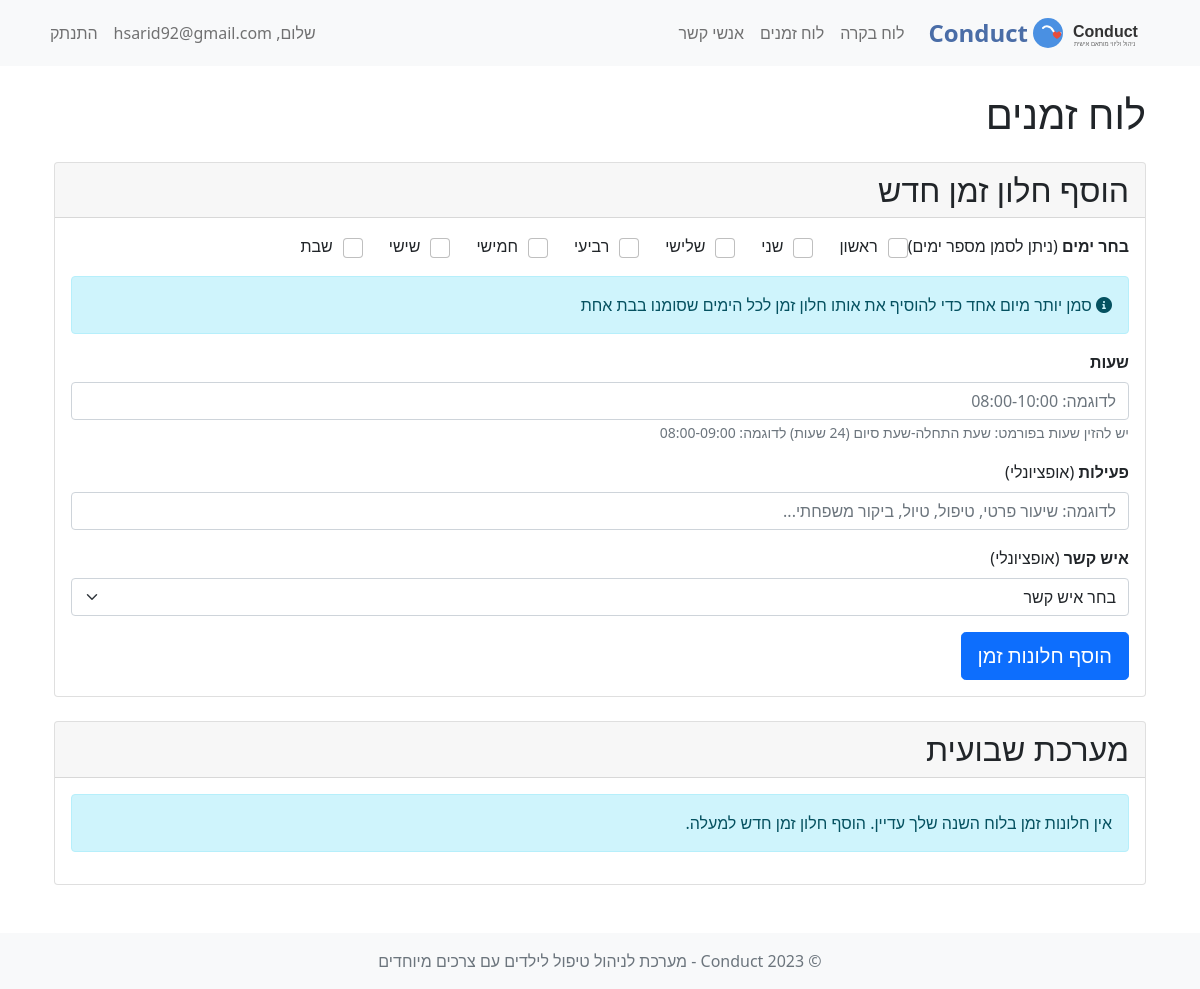
The page /schedule (signed in) on the database as committed earlier.
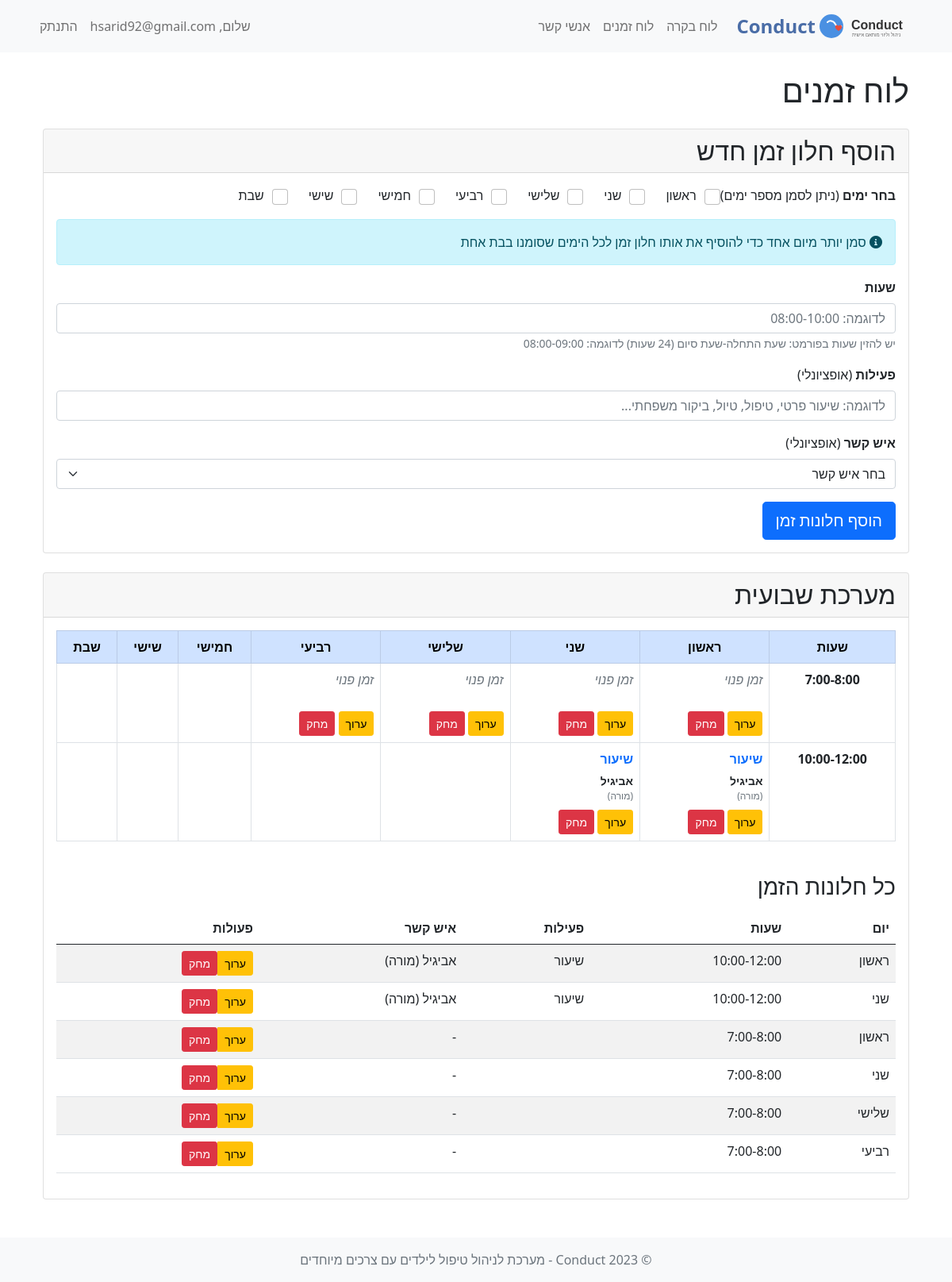
The same page on the database as committed later.
### models.py (models this page shows, shortened)
class User(db.Model, UserMixin):
    id = db.Column(db.Integer, primary_key=True)
    username = db.Column(db.String(150), unique=True, nullable=False)
    password_hash = db.Column(db.String(256), nullable=False)

class Schedule(db.Model):
    id = db.Column(db.Integer, primary_key=True)
    user_id = db.Column(db.Integer, db.ForeignKey('user.id'), nullable=False)
    day_of_week = db.Column(db.String(20), nullable=False)  # e.g., "Monday", "Tuesday"
    time_slot = db.Column(db.String(50), nullable=False)  # e.g., "08:00-10:00"
    contact_id = db.Column(db.Integer, db.ForeignKey('contact.id'), nullable=True)
    activity = db.Column(db.String(200), nullable=True)
    contact = db.relationship('Contact', backref='schedules', lazy=True)

class Contact(db.Model):
    id = db.Column(db.Integer, primary_key=True)
    user_id = db.Column(db.Integer, db.ForeignKey('user.id'), nullable=False)
    name = db.Column(db.String(150), nullable=False)  # Name of the contact
    relation = db.Column(db.String(50), nullable=False)  # e.g., Teacher, Parent, Therapist
    phone_number = db.Column(db.String(20), nullable=False)

### schedule_routes.py (the view, shortened to what this page needs)
@schedule_bp.route('/schedule', methods=['GET', 'POST'])
@login_required
def schedule():
    days_of_week = ["ראשון", "שני", "שלישי", "רביעי", "חמישי", "שישי", "שבת"]  # Translated to Hebrew
    day_ranges = {
        'all_days': {
            'label': 'כל הימים',
            'days': days_of_week
        },
        'sunday_to_thursday': {
            'label': 'ראשון עד חמישי',
            'days': days_of_week[:5]  # First 5 days (Sunday to Thursday)
        }
    }
    contacts = Contact.query.filter_by(user_id=current_user.id).all()  # Fetch user contacts
    schedule_entries = Schedule.query.filter_by(user_id=current_user.id).all()
    unique_time_slots = set(entry.time_slot for entry in schedule_entries)
    def get_start_time(time_slot):
        start_time_str = time_slot.split('-')[0]
        return datetime.strptime(start_time_str, '%H:%M')
    time_slots = sorted(unique_time_slots, key=get_start_time)
    schedule_by_day_and_time = {}
    for entry in schedule_entries:
        schedule_by_day_and_time[(entry.day_of_week, entry.time_slot)] = entry
    return render_template(
        'schedule.html',
        title="לוח זמנים",
        schedule_entries=schedule_entries,
        days_of_week=days_of_week,
        time_slots=time_slots,  # Pass unique time slots
        day_ranges=day_ranges,  # Pass the day ranges
        schedule_by_day_and_time=schedule_by_day_and_time,
        contacts=contacts,
        rtl=True,
        align_right=True
    )

### APP.py (called while the page is built)
@login_manager.user_loader
def load_user(user_id):
    return User.query.get(int(user_id))

### templates/schedule.html (shortened to what this page needs)
{% extends 'base.html' %}
{% block content %}
<div class="container" {% if rtl %}dir="rtl"{% endif %}>
    <h1 class="mb-4">{{ title }}</h1>
    <div class="card mb-4">
        <div class="card-header">
            <h2 class="mb-0">הוסף חלון זמן חדש</h2>
        </div>
        <div class="card-body">
            <form method="POST" action="{{ url_for('schedule.schedule') }}">
                <div class="form-group mb-3">
                    <label for="days_of_week" class="form-label"><strong>בחר ימים</strong> (ניתן לסמן מספר ימים)</label>
                    <div class="days-selection mb-3">
                        {% for day in days_of_week %}
                        <div class="form-check form-check-inline">
                            <input class="form-check-input" type="checkbox" name="days_of_week" id="day_{{ day }}" value="{{ day }}">
                            <label class="form-check-label" for="day_{{ day }}">{{ day }}</label>
                        </div>
                        {% endfor %}
                    </div>
                    <div class="alert alert-info">
                        <i class="fas fa-info-circle"></i> סמן יותר מיום אחד כדי להוסיף את אותו חלון זמן לכל הימים שסומנו בבת אחת
                    </div>
                </div>
                <div class="form-group mb-3">
                    <label for="time_slot" class="form-label"><strong>שעות</strong></label>
                    <input type="text" class="form-control" id="time_slot" name="time_slot" required
                           placeholder="לדוגמה: 08:00-10:00">
                    <small class="form-text text-muted">יש להזין שעות בפורמט: שעת התחלה-שעת סיום (24 שעות) לדוגמה: 08:00-09:00</small>
                </div>
                <div class="form-group mb-3">
                    <label for="activity" class="form-label"><strong>פעילות</strong> (אופציונלי)</label>
                    <input type="text" class="form-control" id="activity" name="activity"
                           placeholder="לדוגמה: שיעור פרטי, טיפול, טיול, ביקור משפחתי...">
                </div>
                <div class="form-group mb-3">
                    <label for="contact_id" class="form-label"><strong>איש קשר</strong> (אופציונלי)</label>
                    <select class="form-select" id="contact_id" name="contact_id">
                        <option value="">בחר איש קשר</option>
                    </select>
                </div>
                <button type="submit" class="btn btn-primary btn-lg">הוסף חלונות זמן</button>
            </form>
        </div>
    </div>
    <div class="card">
        <div class="card-header">
            <h2 class="mb-0">מערכת שבועית</h2>
        </div>
        <div class="card-body">
            {% if schedule_entries %}
            <div class="table-responsive">
                <table class="table table-bordered timetable">
                    <thead>
                        <tr class="table-primary">
                            <th style="width: 15%">שעות</th>
                            {% for day in days_of_week %}
                            <th>{{ day }}</th>
                            {% endfor %}
                        </tr>
                    </thead>
                    <tbody>
                        {% if time_slots %}
                            {% for time_slot in time_slots %}
                            <tr>
                                <td class="time-slot">{{ time_slot }}</td>
                                {% for day in days_of_week %}
                                    {% set entry = schedule_by_day_and_time.get((day, time_slot)) %}
                                    <td class="schedule-cell {% if entry %}has-event{% endif %}">
                                        {% if entry %}
                                        <div class="schedule-entry">
                                            {% if entry.activity %}
                                            <div class="activity-title">{{ entry.activity }}</div>
                                            {% endif %}
                                            {% if entry.contact %}
                                            <div class="contact-name">{{ entry.contact.name }}</div>
                                            <div class="contact-relation">({{ entry.contact.relation }})</div>
                                            {% else %}
                                            <div class="free-time">זמן פנוי</div>
                                            {% endif %}
                                            <div class="entry-actions mt-2">
                                                <a href="{{ url_for('schedule.edit_schedule', schedule_id=entry.id) }}" class="btn btn-sm btn-warning">ערוך</a>
                                                <form method="POST" action="{{ url_for('schedule.delete_schedule', schedule_id=entry.id) }}" style="display: inline;">
                                                    <button type="submit" class="btn btn-sm btn-danger" onclick="return confirm('האם אתה בטוח שברצונך למחוק רשומה זו?');">מחק</button>
                                                </form>
                                            </div>
                                        </div>
                                        {% endif %}
                                    </td>
                                {% endfor %}
                            </tr>
                            {% endfor %}
                        {% else %}
                            <tr>
                                <td colspan="{{ days_of_week|length + 1 }}" class="text-center">
                                    אין חלונות זמן במערכת שלך. הוסף חלון זמן חדש למעלה.
                                </td>
                            </tr>
                        {% endif %}
                    </tbody>
                </table>
            </div>
            <h3 class="mt-4 mb-3">כל חלונות הזמן</h3>
            <div class="table-responsive">
                <table class="table table-striped">
                    <thead>
                        <tr>
                            <th>יום</th>
                            <th>שעות</th>
                            <th>פעילות</th>
                            <th>איש קשר</th>
                            <th>פעולות</th>
                        </tr>
                    </thead>
                    <tbody>
                        {% for entry in schedule_entries %}
                        <tr>
                            <td>{{ entry.day_of_week }}</td>
                            <td>{{ entry.time_slot }}</td>
                            <td>{{ entry.activity }}</td>
                            <td>
                                {% if entry.contact %}
                                {{ entry.contact.name }} ({{ entry.contact.relation }})
                                {% else %}
                                -
                                {% endif %}
                            </td>
                            <td>
                                <div class="btn-group" role="group">
                                    <a href="{{ url_for('schedule.edit_schedule', schedule_id=entry.id) }}" class="btn btn-sm btn-warning">ערוך</a>
                                    <form method="POST" action="{{ url_for('schedule.delete_schedule', schedule_id=entry.id) }}" style="display: inline;">
                                        <button type="submit" class="btn btn-sm btn-danger" onclick="return confirm('האם אתה בטוח שברצונך למחוק רשומה זו?');">מחק</button>
                                    </form>
                                </div>
                            </td>
                        </tr>
                        {% endfor %}
                    </tbody>
                </table>
            </div>
            {% else %}
            <div class="alert alert-info">
                אין חלונות זמן בלוח השנה שלך עדיין. הוסף חלון זמן חדש למעלה.
            </div>
            {% endif %}
        </div>
    </div>
</div>
{% endblock %}

### templates/base.html (shortened to what this page needs)
<!DOCTYPE html>
<html lang="he" dir="rtl">
<head>
    <link rel="stylesheet" href="https://cdn.jsdelivr.net/npm/bootstrap@5.0.2/dist/css/bootstrap.rtl.min.css">
    <link rel="stylesheet" href="https://cdnjs.cloudflare.com/ajax/libs/font-awesome/6.0.0-beta3/css/all.min.css">
</head>
<body>
    <nav class="navbar navbar-expand-lg navbar-light bg-light mb-4">
        <div class="container">
            <a class="navbar-brand d-flex align-items-center" href="{{ url_for('index') }}">
                <img src="{{ url_for('static', filename='img/logo.svg') }}" alt="Conduct Logo">
                <span class="app-name">Conduct</span>
            </a>
            <div class="collapse navbar-collapse" id="navbarNav">
                <ul class="navbar-nav me-auto">
                    {% if current_user.is_authenticated %}
                    <li class="nav-item">
                        <a class="nav-link" href="{{ url_for('user.dashboard') }}">לוח בקרה</a>
                    </li>
                    <li class="nav-item">
                        <a class="nav-link" href="{{ url_for('schedule.schedule') }}">לוח זמנים</a>
                    </li>
                    <li class="nav-item">
                        <a class="nav-link" href="{{ url_for('contact.contacts') }}">אנשי קשר</a>
                    </li>
                    {% endif %}
                </ul>
                <ul class="navbar-nav">
                    {% if current_user.is_authenticated %}
                    <li class="nav-item">
                        <span class="nav-link">שלום, {{ current_user.username }}</span>
                    </li>
                    <li class="nav-item">
                        <a class="nav-link" href="{{ url_for('user.logout') }}">התנתק</a>
                    </li>
                    {% endif %}
                </ul>
            </div>
        </div>
    </nav>
    <div class="container">
        {% block content %}{% endblock %}
    </div>
    <footer class="footer mt-5 py-3 bg-light">
        <div class="container text-center">
            <span class="text-muted">© 2023 Conduct - מערכת לניהול טיפול לילדים עם צרכים מיוחדים</span>
        </div>
    </footer>
</body>
</html>

### templates/base.html (style rules this page uses)
.navbar-brand img { height: 40px; margin-right: 10px; }
.app-name { font-weight: bold; color: #4a6da7; font-size: 24px; }
body { direction: rtl; text-align: right; }
.form-label { float: right; }

### templates/schedule.html (style rules this page uses)
.days-selection { display: flex; flex-wrap: wrap; gap: 10px; }
.form-check-input { width: 20px; height: 20px; margin-left: 5px; }
.form-check-label { font-size: 16px; margin-right: 5px; }
.timetable { border-collapse: collapse; width: 100%; }
.timetable th { text-align: center; font-weight: bold; }
.time-slot { font-weight: bold; text-align: center; background-color: #f8f9fa; }
.schedule-cell { height: 100px; vertical-align: top; padding: 8px; border: 1px solid #dee2e6; }
.schedule-entry { height: 100%; display: flex; flex-direction: column; justify-content: space-between; }
.has-event { background-color: #e7f5ff; }
.activity-title { font-weight: bold; color: #0d6efd; font-size: 16px; margin-bottom: 5px; }
.contact-name { font-weight: bold; font-size: 14px; }
.contact-relation { font-size: 12px; color: #6c757d; }
.free-time { font-style: italic; color: #6c757d; }
.entry-actions { margin-top: auto; }

Rows that differ between the two databases and show on the page:
added Schedule: time_slot "7:00-8:00", day_of_week "ראשון"
added Schedule: time_slot "10:00-12:00", activity "שיעור", day_of_week "ראשון", activity "שיעור", contact.name "אביגיל", contact.relation "מורה"
added Contact: contact.name "אביגיל" "אביגיל", contact.relation "מורה" "מורה"
added Schedule: activity "שיעור", day_of_week "שני", time_slot "10:00-12:00", activity "שיעור", contact.name "אביגיל", contact.relation "מורה", shown under "כל חלונות הזמן"
added Schedule: day_of_week "שני", time_slot "7:00-8:00", shown under "כל חלונות הזמן"
added Schedule: day_of_week "שלישי", time_slot "7:00-8:00", shown under "כל חלונות הזמן"
added Schedule: day_of_week "רביעי", time_slot "7:00-8:00", shown under "כל חלונות הזמן"
Other text that changed with them:
text no longer shown: "אין חלונות זמן בלוח השנה שלך עדיין. הוסף חלון זמן חדש למעלה."
text now shown: "שעות כל חלונות הזמן יום שעות פעילות איש קשר פעולות"
new list line: "ראשון"
new list line: "שני"
new list line: "שלישי"
new list line: "רביעי"
new list line: "חמישי"
new list line: "שישי"
new list line: "שבת"
